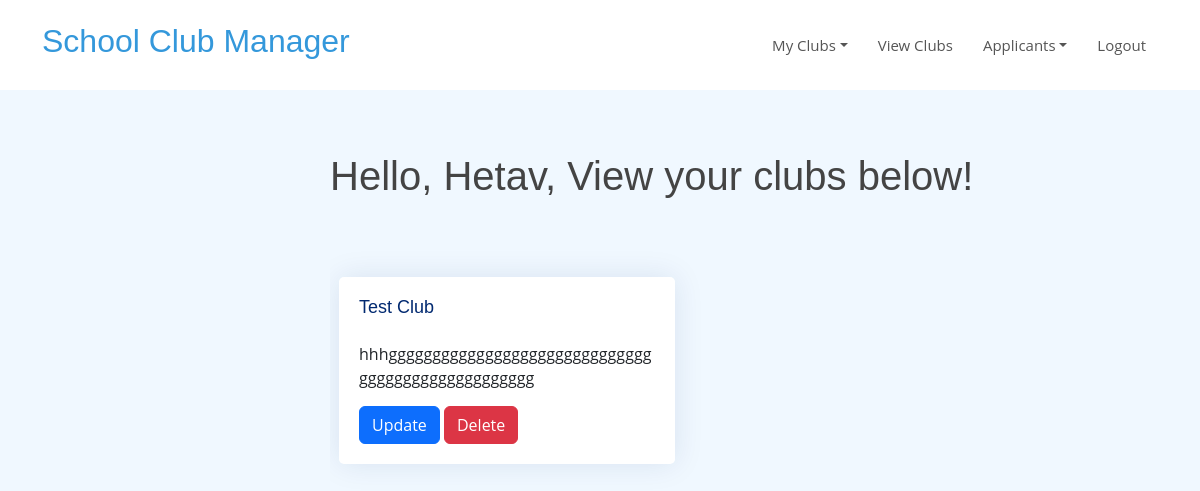
Page /dashboard (signed in) on the committed database.
### clubmanager/models.py (models this page shows)
class Students(UserMixin, db.Model):
    id = db.Column(db.String(36), primary_key=True)
    FirstName = db.Column(db.String(75), nullable=False)
    LastName = db.Column(db.String(100), nullable=False)
    Username = db.Column(db.String(36), unique=True, nullable=False)
    StudentNum = db.Column(db.Integer, unique=True, nullable=False)
    Email = db.Column(db.String(75), unique=True, nullable=False)
    Password = db.Column(db.String(80), nullable=False)
    Grade = db.Column(db.Integer, nullable=False)
    School = db.Column(db.String(40), nullable=False)
    Date_Joined = db.Column(db.Date, default=datetime.utcnow)

class Clubs(UserMixin, db.Model):
    ClubId = db.Column(db.String(36), primary_key=True)
    StudentId = db.Column(db.Integer, nullable=False)
    School = db.Column(db.String(40), nullable=False)
    ClubName = db.Column(db.String(50), nullable=False)
    ClubDescription = db.Column(db.String(300), nullable=False)
    AppStartDate = db.Column(db.Date, nullable=False)
    AppEndDate = db.Column(db.Date, nullable=False)
    ClubContactEmail = db.Column(db.String(75), unique=True, nullable=False)
    Date_Club_Created = db.Column(db.Date, default=datetime.utcnow)

### clubmanager/routes/dashboard.py (the view)
@app.route('/dashboard')
@login_required
def dashboard():
    userClubCatalogue = getUserOwnedClubs(current_user.id)
    truthy = True
    if userClubCatalogue:
        truthy = False
    return render_template('dashboard.html', truthy=truthy, name=current_user.FirstName, userClubCatalogue=userClubCatalogue)

### clubmanager/functions.py (called while the page is built)
def getUserOwnedClubs(user):
    clubs = Clubs.query.filter(Clubs.StudentId == user).all()
    return clubs

### clubmanager/routes/dashboard.py (called while the page is built)
@login_manager.user_loader
def load_user(user_id):
    return Students.query.get(user_id)

### clubmanager/templates/dashboard.html (shortened to what this page needs)
{% extends 'base.html' %}
{% import 'bootstrap/wtf.html' as wtf %}
{% block head %}
<link rel='stylesheet' href='/static/css/styles.css'>
<link rel='stylesheet' href='/static/css/styleves.css'>
{% endblock %}
{% block body %}
<body id='' style='background-color: aliceblue;' class="fixed-top d-flex align-items-center">
    <header id='header' class='fixed-top d-flex align-items-center'>
        <div class="container d-flex align-items-center justify-content-between">
            <h2><a href='/'>School Club Manager</a></h2>
            <nav class='navbar navbar-expand-lg bg-body'>
                <div class='container-fluid'>
                    <div class='collapse navbar-collapse' id='navbarText'>
                        <ul class="nav justify-content-end">
                            <li class="nav-item dropdown">
                                <a class="nav-link dropdown-toggle" data-bs-toggle="dropdown" href="#" role="button"
                                    aria-expanded="false">My Clubs</a>
                            </li>
                            <a class="nav-link" href='/clubs?mode=viewall'>View Clubs</a>
                            {% if not truthy %}
                            <li class="nav-item dropdown">
                                <a class="nav-link dropdown-toggle" data-bs-toggle="dropdown" href="#" role="button"
                                    aria-expanded="false">Applicants</a>
                            </li>
                            {% endif %}
                            <a class="nav-link" href="{{ url_for('logout') }}">Logout</a>
                        </ul>
                    </div>
                </div>
            </nav>
        </div>
    </header>
    <main id='main' class='main'>
        <br><br><br>
        <div class='page-title'>
            <h1>Hello, {{ name }}, View your clubs below!</h1>
        </div>
        <section class="section dashboard">
            <div class='row'>
                <div class="col-lg-8">
                    <div class='row'>
                        {% if not truthy %}
                        {% for club in userClubCatalogue %}
                        <div class="col-xxl-4 col-md-6">
                            <div class='card border-success sc' style='width: 21rem;'>
                                <div class='card-body'>
                                    <h3 class='card-title' id='cardtitle'>{{ club.ClubName }}</h3>
                                    <p class='card-text'>{{ club.ClubDescription }}</p>
                                    <a href="/clubs/{{ club.ClubId }}?mode=update"><button
                                            class='btn btn-primary'>Update</button></a>
                                    <button type="button" data-bs-toggle="modal" data-bs-target="#exampleModal{{ club.ClubId }}"
                                        class='btn btn-danger'>Delete</button>
                                </div>
                            </div>
                        </div>
                        {% endfor %}
                        {% else %}
                        <div>
                            You do not have any clubs! You can create one by hovering over my clubs.
                        </div>
                        {% endif %}
                    </div>
                </div>
                <div class="col-lg-4">
                </div>
            </div>
        </section>
    </main>
</body>
{% endblock %}

### clubmanager/static/css/main.css (style rules this page uses)
.sc { margin: 9px; }
.nav { margin: 20px auto; }
a { text-decoration: none; }

### clubmanager/static/css/styles.css (style rules this page uses)
:root { scroll-behavior: smooth; }
body { font-family: "Open Sans", sans-serif; background: #f6f9ff; color: #444444; }
a { color: #4154f1; text-decoration: none; }
h1, h2, h3, h4, h5, h6 { font-family: "Nunito", sans-serif; }
#main { margin-top: 60px; padding: 20px 30px; transition: all 0.3s; }
.card { margin-bottom: 30px; border: none; border-radius: 5px; box-shadow: 0px 0 30px rgba(1, 41, 112, 0.1); }
.card-title { padding: 20px 0 15px 0; font-size: 18px; font-weight: 500; color: #012970; font-family: "Poppins", sans-serif; }
.card-body { padding: 0 20px 20px 20px; }
@media (min-width: 1200px) { #main, #footer { margin-left: 300px; } }

### clubmanager/static/css/styleves.css (style rules this page uses)
body { font-family: "Open Sans", sans-serif; color: #444444; }
a { color: #3498db; text-decoration: none; }
h1, h2, h3, h4, h5, h6 { font-family: "Raleway", sans-serif; }
#header { z-index: 997; transition: all 0.5s; padding: 22px 0; background: #fff; }
.navbar { padding: 0; }
.navbar ul { margin: 0; padding: 0; display: flex; list-style: none; align-items: center; }
.navbar li { position: relative; }
.navbar a, .navbar a:focus { display: flex; align-items: center; justify-content: space-between; padding: 10px 0 10px 30px; font-size: 15px; font-weight: 400; color: #555555; white-space: nowrap; transition: 0.3s; }
section { padding: 60px 0; overflow: hidden; }

### rows in the picture
Students: FirstName "Hetav"
Clubs: ClubName "Test Club", ClubDescription "hhhgggggggggggggggggggggggggggggggggggggggggggggggggg"
